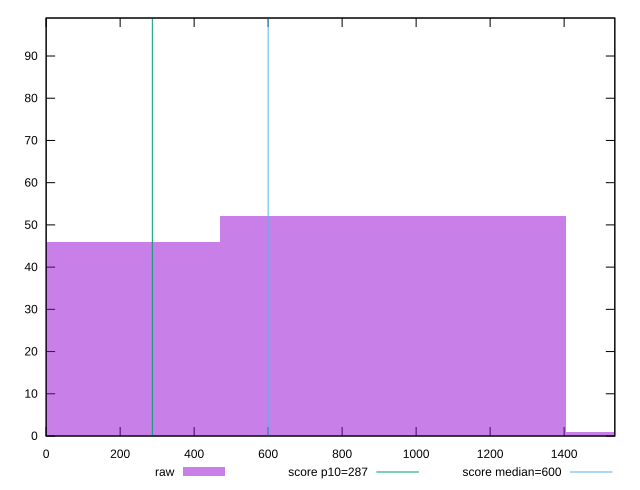

This chart was generated by the following gnuplot code:
reset

$raw <<EOF
937.5453022545231 52
0 46
1875.0906045090462 1
EOF

set key outside below
set boxwidth 937.5453022545231
set xrange [0:1537]
set yrange [0:99]
set trange [0:99]
set style fill transparent solid 0.5 noborder

set parametric
set terminal svg size 640, 490 enhanced background rgb 'white'
set output "reports/report_00027_2021-02-24T12-40-31.850Z/total-blocking-time/samples/card/raw/histogram.svg"

plot $raw title "raw" with boxes, \
     287,t title "score p10=287", \
     600,t title "score median=600"

reset
